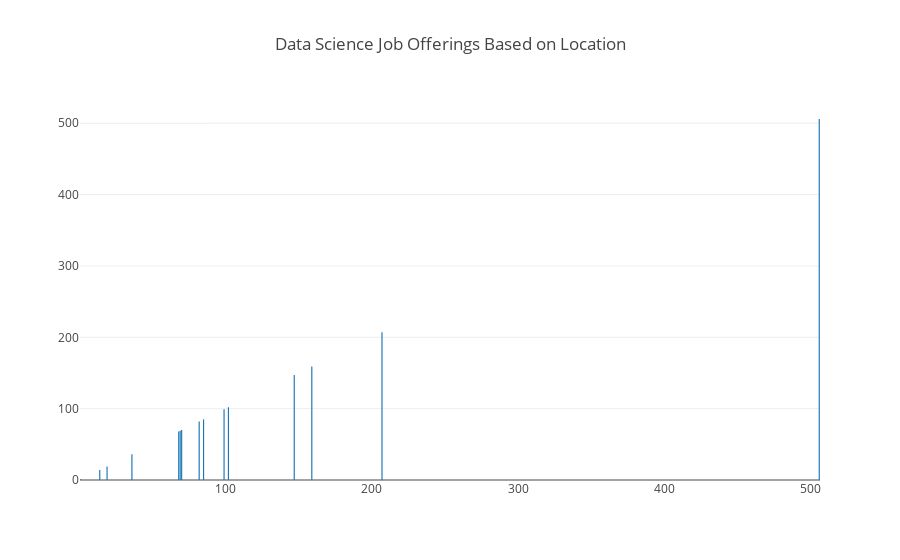

Notebook source saved alongside this figure:
### Code cell
distinct_df = distinct_df.sort_values("state")
loc_cat = distinct_df["state"].unique()
# print(type(loc_cat))
loc_count = distinct_df.groupby("state")["state"].count()
# print(loc_count)
data = [Bar(x=loc_count, y = loc_count)]
# location_df = distinct_df.groupby("job_location").count()
layout = Layout(title="Data Science Job Offerings Based on Location")
fig = Figure(data=data, layout=layout)
plotly.offline.iplot(fig, show_link=False)

### Figure 1 — Plotly figure (JSON) as saved in the notebook; plotly's stock layout.template omitted (floating-point values rounded to 4 significant figures)
{"data": [{"type": "bar", "x": [14, 506, 70, 85, 68, 99, 147, 1, 159, 36, 19, 207, 82, 69, 102], "y": [14, 506, 70, 85, 68, 99, 147, 1, 159, 36, 19, 207, 82, 69, 102]}], "layout": {"title": "Data Science Job Offerings Based on Location"}}
